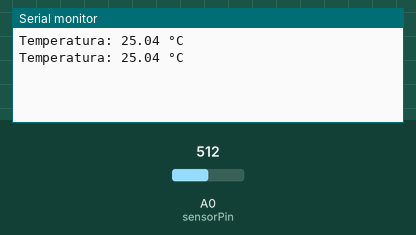
A sketch run on a simulated Arduino Uno, built with avr-gcc and run on an emulated ATmega328P. Parts: the last lines printed to the serial monitor. The inputs (shaded band) are chosen by the test bench; at power-on: A0 (sensorPin) = 512.

Above: at 1.8 s.
1.9 s: A0 (sensorPin) set to 716
At 2.8 s:
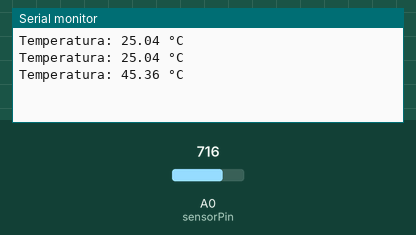
3.4 s: A0 (sensorPin) set to 900
At 4.4 s:
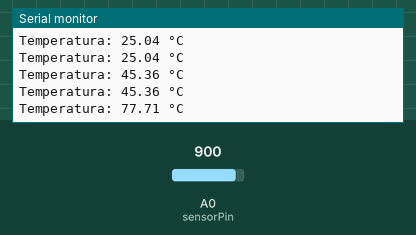
Timing chart, 0 to 6.4 s (numbered marks = the images above; inputs shaded):
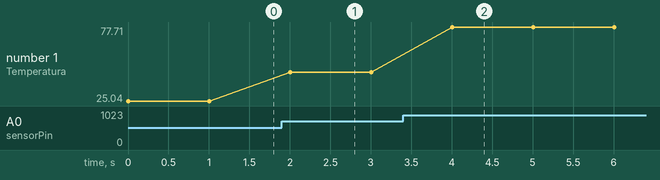

Measured:
- after the input at 1.9 s, the serial monitor: prints a new line after 0.10 s (image 1)
- after the input at 3.4 s, the serial monitor: prints a new line after 0.60 s (image 2)
- plotted number 1: 25.04 → 45.36 after the input at 1.9 s, 45.36 → 77.71 after the input at 3.4 s

The sketch:

12.ino
```cpp
const int sensorPin = A0;  // Pino onde o termistor está conectado
const float BETA = 3950; // Coeficiente beta do termistor
const float seriesResistor = 10000; // Resistor em série (10kΩ)

void setup() {
  Serial.begin(9600);
}

void loop() {
  int sensorValue = analogRead(sensorPin);

  // Converte o valor lido (0 a 1023) para tensão
  float voltage = sensorValue * (5.0 / 1023.0);

  // Calcula a resistência do termistor
  float thermistorResistance = (seriesResistor * (5.0 / voltage)) - seriesResistor;

  // Aplica a equação de Steinhart-Hart
  float temperatureC = 1.0 / (log(thermistorResistance / seriesResistor) / BETA + 1.0 / 298.15) - 273.15;

  Serial.print("Temperatura: ");
  Serial.print(temperatureC);
  Serial.println(" °C");

  delay(1000);  // Aguarda 1 segundo
}
```
